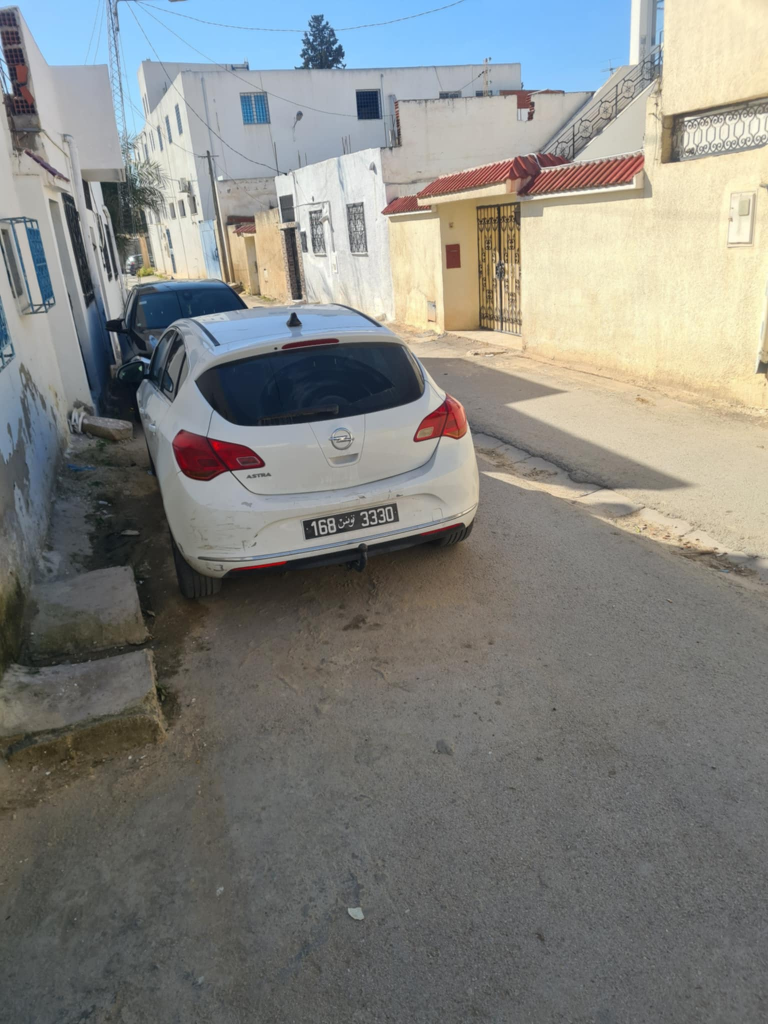
#> input picture expl/0794cc29-c69d-441b-ba5e-65e13c879972.jpg, 1536 x 2048 px, found by its file name (shown at 1/2 size); its folder holds only this picture in this run
$ python ocr10.py
#> lines starting #> are read from the running program, lines starting #| are printed output that depends on the picture
#> in annotate_image, img is the input picture: shape (2048, 1536, 3); mean B, G, R 127.9, 131.9, 131.2
#Ce module est utilisé pour interagir avec le système de fichiers,
# notamment pour vérifier l'existence de dossiers et créer des dossiers.
import os

#Ce module fait partie de la bibliothèque OpenCV et est utilisé pour manipuler des images,
# les lire, les afficher et les traiter.
import cv2

#Ce module permet de lire et d'écrire des fichiers CSV
import csv

import numpy as np

#Ce module permet de générer des fichiers XML
import xml.etree.ElementTree as ET

# Créer les dossiers si ils n'existent pas
if not os.path.exists('annotated_images2'): # Vérifie si un dossier existe déjà.
    os.makedirs('annotated_images2') #Crée les dossiers spécifiés si ils n'existent pas.
if not os.path.exists('bounding_boxes'):
    os.makedirs('bounding_boxes')
if not os.path.exists('annotations_xml'):
    os.makedirs('annotations_xml')  # Crée un dossier pour stocker les fichiers XML

# Fonction pour redimensionner l'image pour un affichage optimal
#Cette fonction redimensionne une image pour qu'elle soit affichée
# sans dépasser une largeur ou une hauteur maximales.
def resize_image_for_display(img, max_width=800, max_height=600):
    # Obtenir les dimensions actuelles de l'image
#> called with max_width = 800, max_height = 600
    h, w = img.shape[:2] #Donne les dimensions de l'image, ici h (hauteur) et w (largeur).
#> h = 2048; w = 1536
    # Calculer les nouveaux rapports de redimensionnement
    aspect_ratio = w / h
#> aspect_ratio = 0.75
    if w > max_width: # Cette condition vérifie si
        # la largeur de l'image dépasse la largeur maximale autorisée (max_width, ici 800)
        w = max_width #La largeur de l'image est réduite à la valeur maximale autorisée
        h = int(w / aspect_ratio) # aspect_ratio =w/h => h =w/aspect_ratio
#> h = 1066
    if h > max_height: #Cette condition vérifie si
        #la hauteur de l'image dépasse la hauteur maximale autorisée (max_height, ici 600)
        h = max_height
        w = int(h * aspect_ratio) #aspect_ratio =w/h => w= aspect_ratio*h
#> w = 450
    # Redimensionner l'image
    resized_img = cv2.resize(img, (w, h))
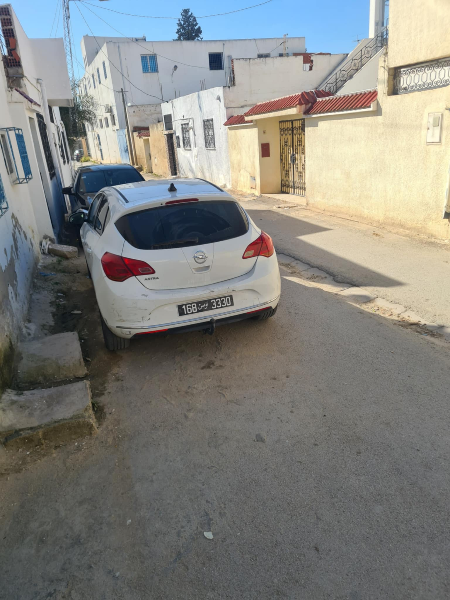
#> resized_img: shape (600, 450, 3); mean B, G, R 127.8, 131.8, 131.1
    return resized_img

# Fonction pour dessiner plusieurs bounding boxes et enregistrer les annotations
def annotate_image(image_path, output_image_path, boxes_file):
    img = cv2.imread(image_path) # Charge l'image depuis le chemin spécifié.
    if img is None:
        print(f"Erreur de lecture de l'image {image_path}. Elle pourrait être corrompue ou dans un format non pris en charge.")
        return

    clone = img.copy() #Crée une copie de l'image originale pour éviter de modifier l'original.
    resized_img = resize_image_for_display(img) # Redimensionner l'image pour affichage

    # Liste pour stocker toutes les boîtes sélectionnées
    rois = []

    while True:
        # Sélection d'une ROI (Region Of Interest)
#> (the run stopped early here; a loop or call above may not have finished)

$ run again, on expl/441e1abc-19a3-4086-a509-dce3fb1742de.jpg
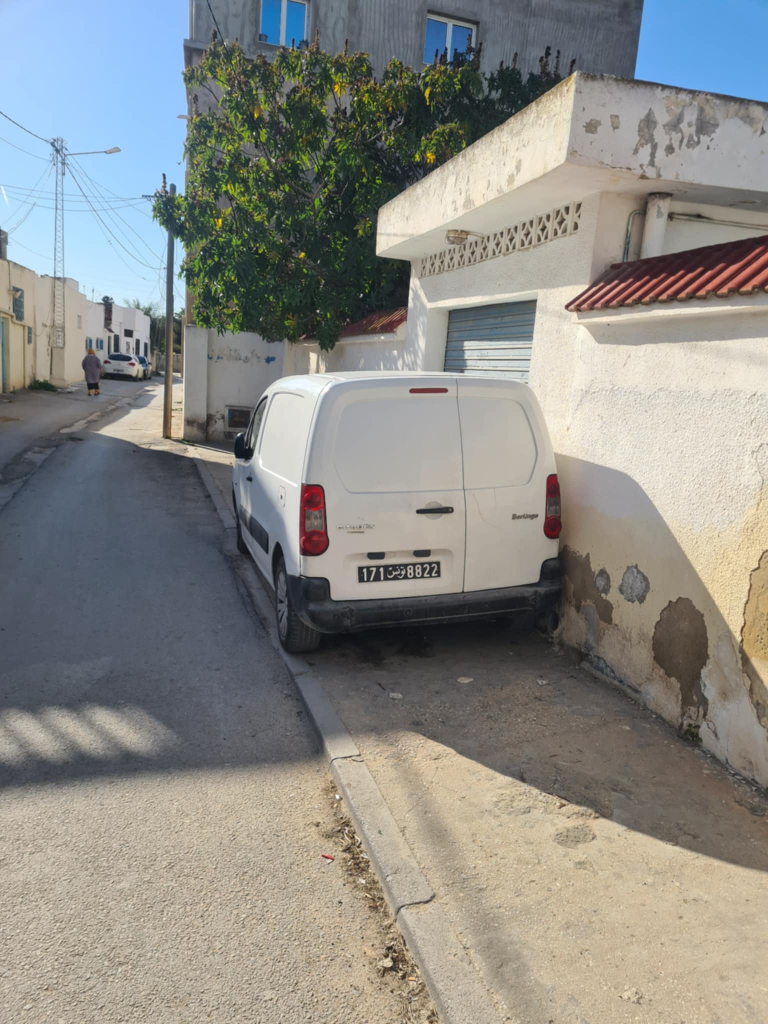
#> input picture expl/441e1abc-19a3-4086-a509-dce3fb1742de.jpg, 1536 x 2048 px, found by its file name (shown at 1/2 size)
#> in annotate_image, img is the input picture: shape (2048, 1536, 3); mean B, G, R 134.8, 139.3, 139.6
#> in resize_image_for_display, `resized_img = cv2.resize(img, (w, h))`:
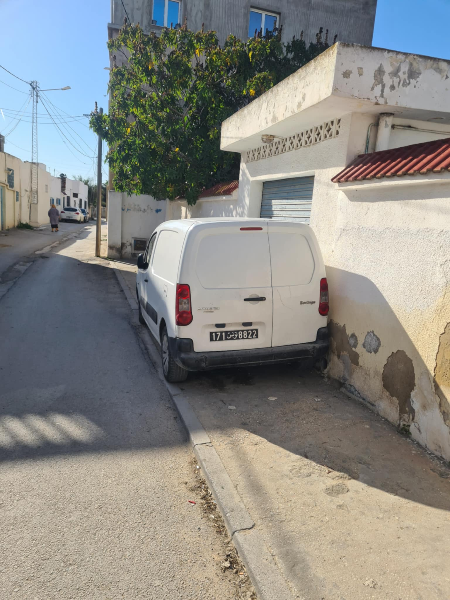
#> resized_img: shape (600, 450, 3); mean B, G, R 134.7, 139.2, 139.5

$ run again, on expl/829cfa57-cfaf-4d6d-a496-86baeef4a2b3.jpg
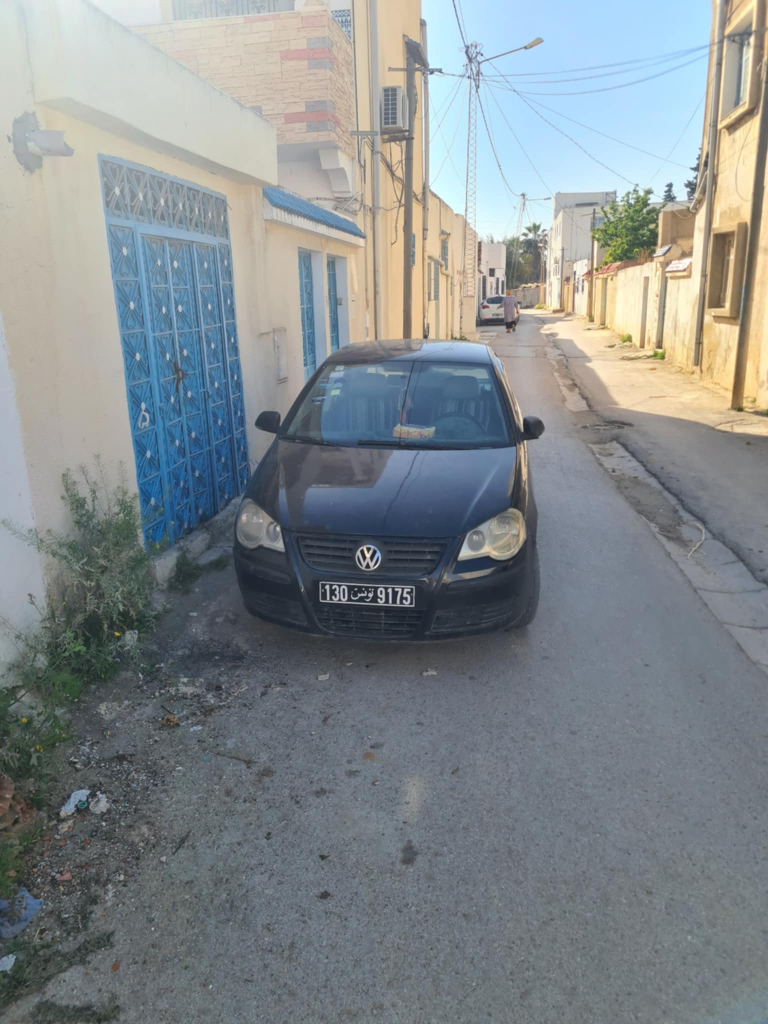
#> input picture expl/829cfa57-cfaf-4d6d-a496-86baeef4a2b3.jpg, 1536 x 2048 px, found by its file name (shown at 1/2 size)
#> in annotate_image, img is the input picture: shape (2048, 1536, 3); mean B, G, R 141.1, 138.2, 131.6
#> in resize_image_for_display, `resized_img = cv2.resize(img, (w, h))`:
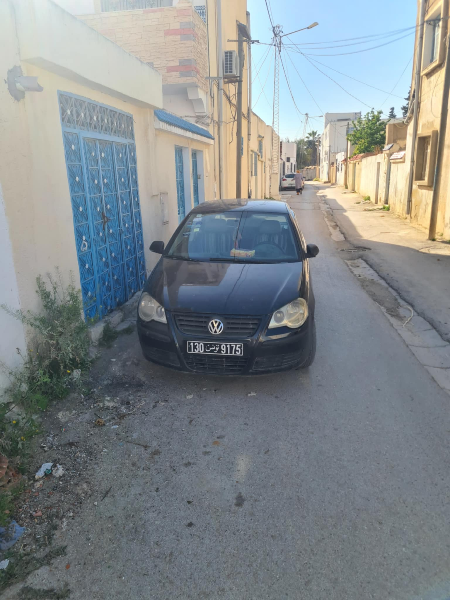
#> resized_img: shape (600, 450, 3); mean B, G, R 141, 138.1, 131.4

$ run again, on expl/IMG_20250403_144403.jpg
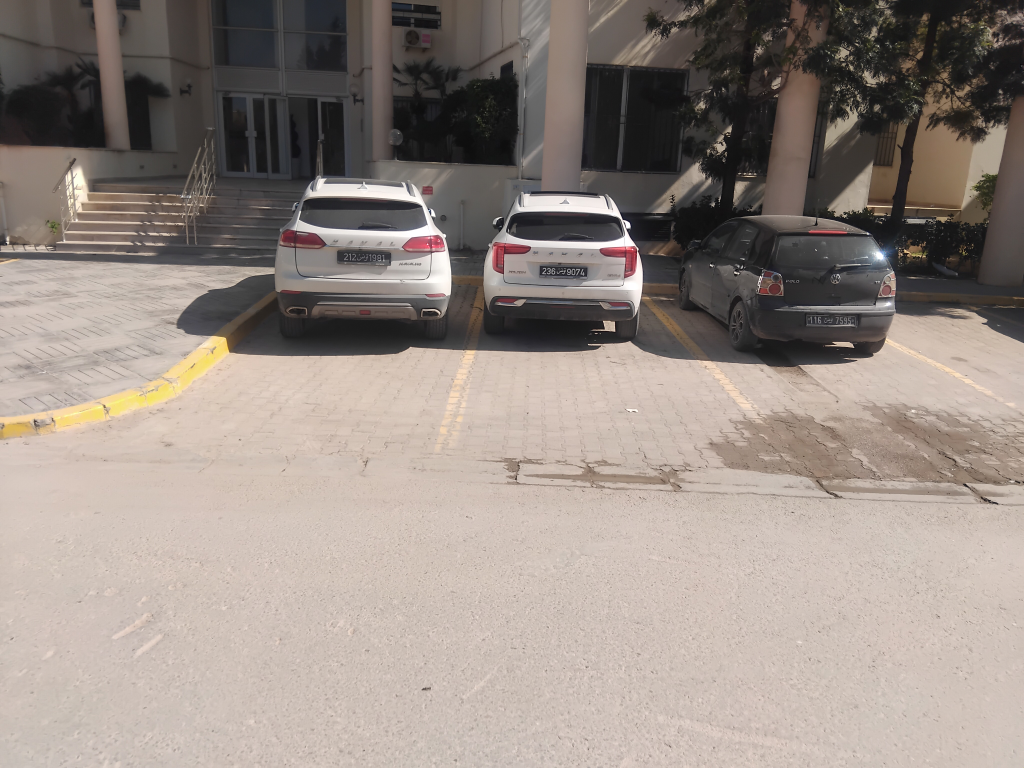
#> input picture expl/IMG_20250403_144403.jpg, 4096 x 3072 px, found by its file name (shown at 1/4 size)
#> in annotate_image, img is the input picture: shape (3072, 4096, 3); mean B, G, R 132.3, 139.5, 150.4
#> in resize_image_for_display, `resized_img = cv2.resize(img, (w, h))`:
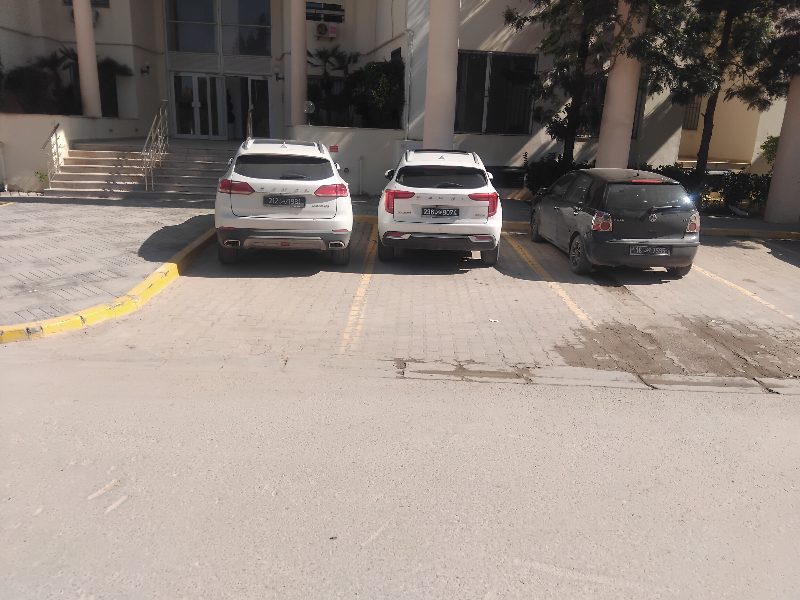
#> resized_img: shape (600, 800, 3); mean B, G, R 132.2, 139.3, 150.3
